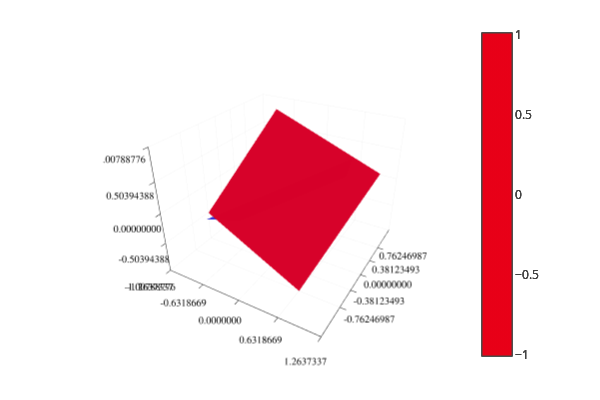

Notebook cell for this chart:
### Code cell
plot_matrix_as_plane(F1, color=:red)
